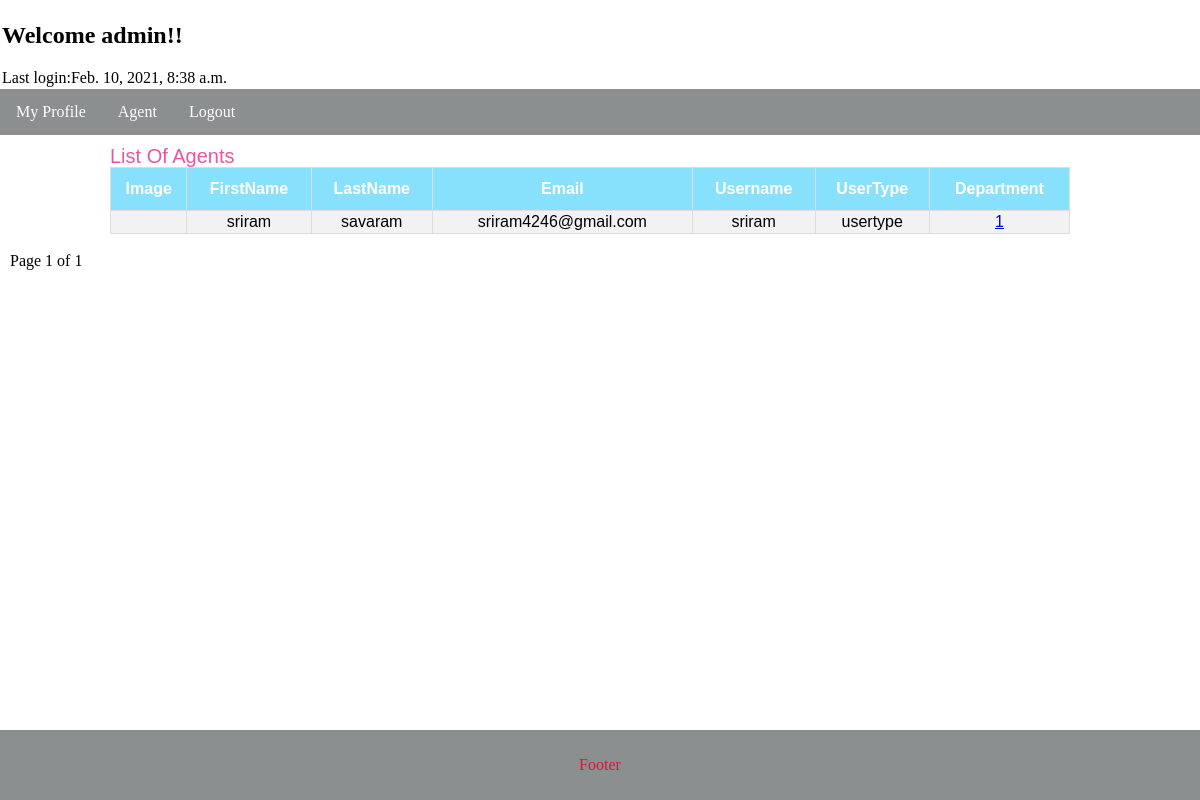
The page /agent/showAgents/ (signed in) on the database its author committed.
### agent/models.py (models this page shows, shortened)
class AgentTable(models.Model):
    id = models.AutoField(auto_created=True, primary_key=True)
    firstName = models.CharField(max_length=8, default="")
    lastName = models.CharField(max_length=30)
    username = models.CharField(max_length=20, unique=True, null=False)
    password = models.CharField(max_length=20, null=False)
    dept = models.CharField(max_length=30, blank=True, null=True)
    created_date = models.DateTimeField(default=timezone.now)
    email = models.EmailField(max_length=20, unique=True, default="", null=False)
    image = models.ImageField(blank=True, null=True, default='0')
    updated_date = models.DateTimeField(auto_now=True)
    created_by = models.CharField(max_length=30, null=True)
    count = models.IntegerField(blank=True, default=0)
    usertype = models.CharField(max_length=30,default='')

### agent/views.py (the view)
# urls.py: path('showAgents/', views.showAgents, name="showAgents-page"),
def showAgents(request):
    if request.method == "GET":
        show_agent_obj = showAllAgentsMethod()
        paginator = Paginator(show_agent_obj, 10)  # Show 10 agents per page.
        page_number = request.GET.get('page')
        page_obj = paginator.get_page(page_number)
        if show_agent_obj:
            last_login = getLastLoginTime(request.session["id"])
            return render(request, "showAgents.html", {"show_agent_obj": show_agent_obj, "page_obj": page_obj,"last_login":last_login})

### agent/DButils.py (called while the page is built)
def getLastLoginTime(sessionId):
    loginTimeList = []
    log_obj = LogTable.objects.filter(sessionId=sessionId).values_list('loginTime', flat=True)
    if log_obj:
        for last_login_time in log_obj:
            loginTimeList.append(last_login_time)
        loginTimeList.sort(reverse=True)
        if len(loginTimeList) >= 2:
            return loginTimeList[1]
        else:
            return loginTimeList[0]
    else:
        return datetime.datetime.now()

def showAllAgentsMethod():
    return AgentTable.objects.all()

### agent/templates/showAgents.html (shortened to what this page needs)
{% extends "agentDetails.html" %}
{% block code %}
{% load static %}
    <link rel="stylesheet" type="text/css" href="{% static 'css/showAgents.css' %}">
<div class="column middle">
       <table id="agent" >
             <tr>
               <caption>List Of Agents</caption>
            </tr>
            <tr>
                 <th>Image</th>
                 <th>FirstName</th>
                 <th>LastName</th>
                 <th>Email</th>
                 <th>Username</th>
                 <th>UserType</th>
                 <th>Department</th>
            </tr>
           {% for show_agent_obj in page_obj %}
            <tr>
            <td>
            </td>
            <td>
                    {{show_agent_obj.firstName}}
            <td>
                        {{show_agent_obj.lastName}}
            </td>
            <td>
                 {{show_agent_obj.email}}
            </td>
            <td>
                 {{show_agent_obj.username}}
            </td>
            <td>
             {{show_agent_obj.usertype}}
            </td>
            <td>
       <a href="{% url 'agent:deptData' dept=show_agent_obj.dept %}">{{show_agent_obj.dept}}</a>
                </td>
            </tr>
             {% endfor %}
       </table><br/>
             <div class="pagination">
          <span class="current">
            Page {{ page_obj.number }} of {{ page_obj.paginator.num_pages }}
          </span>
        </div>
    </div>
{% endblock%}

### agent/templates/agentDetails.html (shortened to what this page needs)
<!DOCTYPE html>
<html lang="en">
<head>
    {% load static %}
	<link rel="stylesheet" type="text/css" href="{% static 'css/profiledetails.css' %}">
    <link rel="stylesheet" type="text/css" href="{% static 'css/imageUpload.css' %}">
</head>
<body>
        <div class="header">
            <h2 class="welcome">Welcome {{request.session.firstName}}!! </h2>
            <span>Last login:{{last_login}}</span>
        </div>
        <div class="topnav">
               <a href="/agent/agentProfile/">My Profile</a>
                   <div class="dropdown">
                      <button class="dropbtn">Agent</button>
                   </div>
                        <a href="/agent/agentLogout/">Logout</a>
        </div>
        {% block code %}{% endblock %}
</body>
        <div class="footer">
          <p>Footer</p>
        </div>
</html>

### static/css/profiledetails.css (style rules this page uses)
* { box-sizing: border-box; }
body { margin: 0; }
.header { text-align: left; }
.topnav { overflow: hidden; background-color: #8c8f8f; }
.topnav a { float: left; display: block; color: #ffffff; padding: 14px 16px; text-decoration: none; }
.column { float: left; padding: 10px; }
.column.middle { width: 50%; }
.footer { background-color:#8c8f8f; color:#ffffff; padding: 10px; text-align: center; position: fixed; left: 0; bottom: 0; width: 100%; bottom: 0; }
.dropdown { float: left; overflow: hidden; }
.dropdown .dropbtn { font-size: 16px; border: none; outline: none; color: #ffffff; padding: 14px 16px; background-color: inherit; font-family: arial; margin: 0; }
#agent { font-family: Roboto; width: 100%; margin-left:0px; }
#agent td, #agent th { border:1px #ddd; text-align:right; padding: 0px; }
#agent td { text-align:left; }
#agent caption { text-align:left; color:#e856a4; font-family:arial; font-size:20px; }
#agent th { padding-top: 12px; padding-bottom: 12px; text-align: center; background-color: #87ceeb; color: white; }

### static/css/showAgents.css (style rules this page uses)
* { box-sizing: border-box; }
body { margin: 0; }
.header { padding: 2px; text-align: left; }
.topnav { overflow: hidden; background-color:#8c8f8f; }
.topnav a { float: left; display: block; color: #ffffff; padding: 14px 16px; text-decoration: none; }
.column { float: left; padding: 10px; }
.column.middle { width: 50%; }
.footer { background-color:#8c8f8f; color:#DC143C; padding: 10px; text-align: center; position: fixed; left: 0; bottom: 0; width: 100%; bottom: 0; }
.dropdown { float: left; overflow: hidden; }
.dropdown .dropbtn { font-size: 16px; border: none; outline: none; color: #ffffff; padding: 14px 16px; background-color: inherit; font-family: inherit; margin: 0; }
#agent { font-family: Arial, Helvetica, sans-serif; border-collapse: collapse; width: 80vw; margin-left:100px; }
#agent td, #agent th { border: 1px solid #ddd; padding: 2px 2px 2px; text-align: center; }
#agent tr:nth-child(even) { background-color: #f2f2f2; }
#agent th { padding-top: 12px; padding-bottom: 12px; background-color: #88e1fc; color: white; }

### rows shown on the page
AgentTable: firstName "sriram", lastName "savaram", email "sriram4246@gmail.com", username "sriram", usertype "usertype", dept "1"

### other values the page prints
{{ request.session.firstName }} "admin"
{{ last_login }} "Feb. 10, 2021, 8:38 a.m."
{{ page_obj.number }} "1"
{{ page_obj.paginator.num_pages }} "1"
